Frame 1 (no input): blank canvas, image omitted
Frame 60 (no input): blank canvas, image omitted
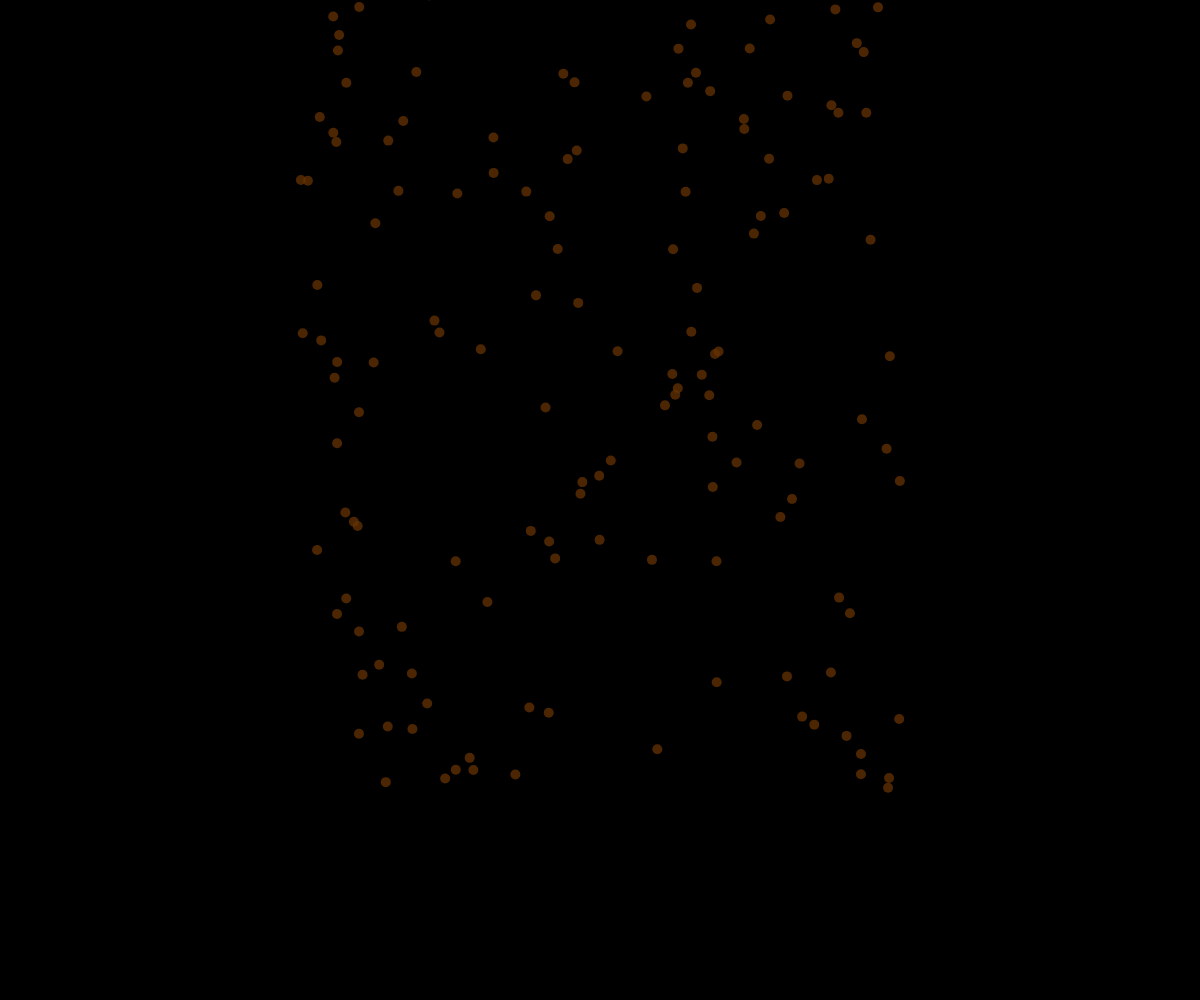
Frame 120 (the mouse pressed at the canvas centre since frame 60)

The p5.js sketch whose frames 1 and 60 were blank and that drew this single picture after the mouse press (run headless with seeded random() and noise() and a simulated clock; from frame 60 on, the mouse is pressed at the canvas centre):

// p5.js sketch
// ── sketch.js
class Particle {
  constructor(x, y){
    this.x = x;
    this.y = y;
    this.size = 10;
    this.dx = random(-5, 5);
    this.dy = random(-20, -1);
    this.transparency = 255;
    this.color = color(100, 50, 4, this.transparency);
  }

  display() {
    noStroke();
    fill(this.color);
    ellipse(this.x, this.y, this.size);
  }

  update(){
    this.transparency -= 1;
    this.color.setAlpha(this.transparency);
    this.x += this.dx;
    this.y += this.dy;
    this.dy += 0.2;
  }
}

let fireworks = [];

function setup() {
  createCanvas(windowWidth, windowHeight);
}

function draw() {
  background(0);
  for (let i = fireworks.length-1; i >=0 ; i--){
    if (fireworks[i].transparency <= 0) {
      fireworks.splice(i, 1);
    }
    else{
      fireworks[i].update();
      fireworks[i].display();
    }
  }
}

function mousePressed(){
  for (let i = 0; i < 200; i++){
    let someParticle = new Particle(mouseX, mouseY);
    fireworks.push(someParticle);
  }
}
